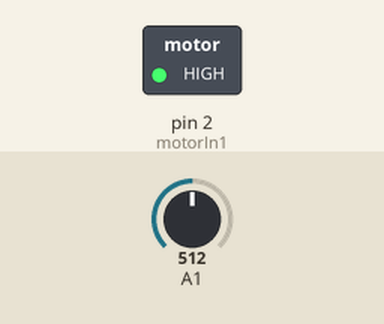
Bench run of a sketch on a simulated Arduino Uno, built with avr-gcc and run on an emulated ATmega328P. Shown: switched loads named in the sketch (green lamp = pin HIGH). Inputs (shaded band) come from the test bench; at power-on: A1 = 512. What the sketch prints to the serial monitor is not drawn.

Above: at 0.1 s.
Timing chart, 0 to 1.6 s (numbered marks = the images above):
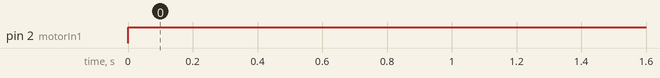

The sketch:

Week-7-Fan_mico.ino
```cpp
int motorIn1=2;
//int motorIn2=3;


void setup() {
  //int value =analogRead(A1);
  // put your setup code here, to run once:
 pinMode(motorIn1,OUTPUT);
 //pinMode(motorIn,OUTPUT);
 Serial.begin(9600);

}

void loop() {
  int value =analogRead(A1);
  Serial.println(value);
  // put your main code here, to run repeatedly:
    if (value>=300) {
      //analogWrite(motorIn1,Speed);
    analogWrite(motorIn1,150);
    }
    else {
     analogWrite(motorIn1,150);
    }
}
```

Measured:
- by itself, pin 2 (motorIn1): LOW → HIGH at 0.00 s
